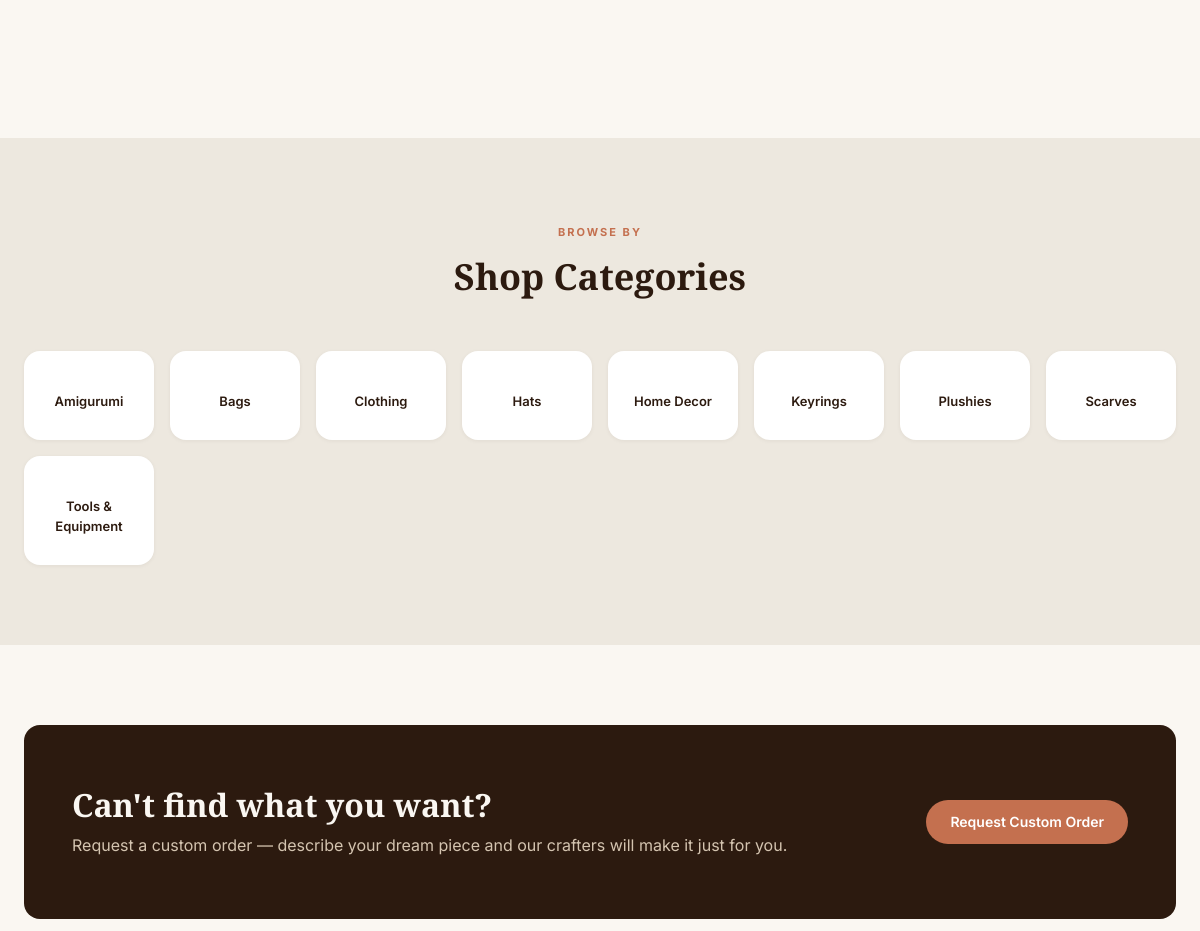
Before: / (middle part) with the older database file.
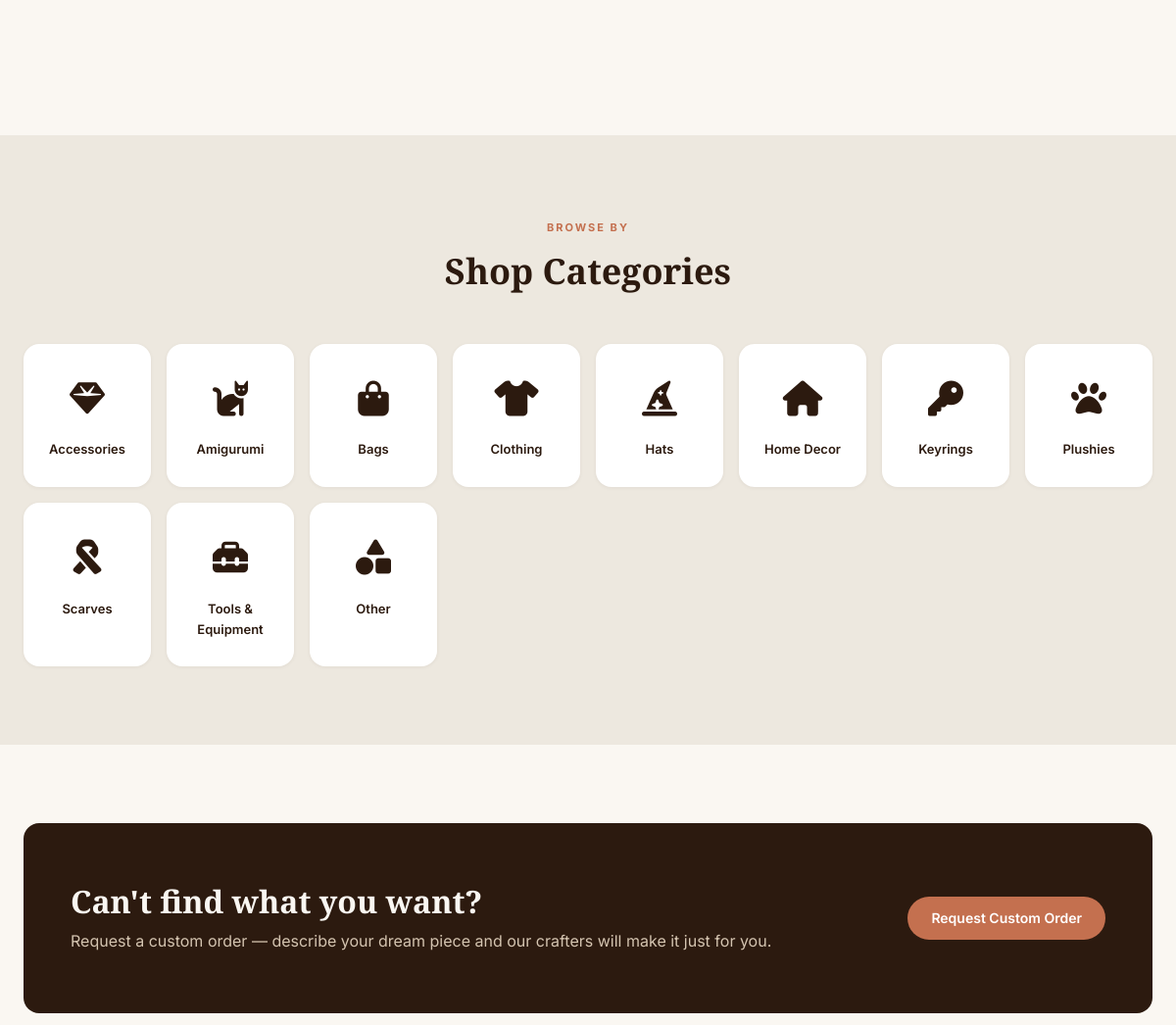
After: the same page with the newer database file.
### tables this page shows
CREATE TABLE categories (
    id INT AUTO_INCREMENT PRIMARY KEY,
    name VARCHAR(100) NOT NULL,
    slug VARCHAR(100) UNIQUE NOT NULL,
    icon VARCHAR(40) DEFAULT ''
);

### index.php (the view, shortened to what this page needs)
<?php
require_once __DIR__ . '/config/db.php';
$featStmt = $pdo->query(
    "SELECT p.*, u.name AS seller_name
     FROM products p
     JOIN users u ON u.id = p.seller_id
     WHERE p.status = 'available'
     ORDER BY p.created_at DESC
     LIMIT 8"
);
$featured = $featStmt->fetchAll();
$cats = $pdo->query("SELECT * FROM categories ORDER BY (name = 'Other'), name")->fetchAll();
require_once ROOT . '/includes/header.php';
?>
<section class="section" id="shop">
  <div class="container">
    <?php if ($featured): ?>
      <div class="products-grid">
        <?php foreach ($featured as $p): ?>
          <div class="product-card">
            <a href="<?= BASE_URL ?>/user/product.php?id=<?= $p['id'] ?>">
              <?php if ($p['image_path']): ?>
                <img class="product-card-img"
                     src="<?= UPLOAD_URL . htmlspecialchars($p['image_path']) ?>"
                     alt="<?= htmlspecialchars($p['name']) ?>">
              <?php else: ?>
                <div class="product-card-placeholder"><i class="fa-solid fa-bullseye"></i></div>
              <?php endif; ?>
            </a>
            <div class="product-card-body">
              <div class="product-card-cat"><?= htmlspecialchars($p['category']) ?></div>
              <a href="<?= BASE_URL ?>/user/product.php?id=<?= $p['id'] ?>">
                <div class="product-card-name"><?= htmlspecialchars($p['name']) ?></div>
              </a>
              <div class="product-card-foot">
                <span class="product-price">NPR <?= number_format($p['price'], 0) ?></span>
                <?php if ($p['status'] === 'available'): ?>
                  <form method="POST" action="<?= BASE_URL ?>/user/cart.php">
                    <input type="hidden" name="action"     value="add">
                    <input type="hidden" name="product_id" value="<?= $p['id'] ?>">
                    <input type="hidden" name="redirect"   value="<?= BASE_URL ?>/index.php">
                    <button class="btn btn-dark btn-sm" type="submit">Add</button>
                  </form>
                <?php else: ?>
                  <span class="sold-out-tag">Sold Out</span>
                <?php endif; ?>
              </div>
            </div>
          </div>
        <?php endforeach; ?>
      </div>
      <div style="text-align:center;margin-top:36px;">
        <a href="<?= BASE_URL ?>/user/browse.php" class="btn btn-outline">View All Products</a>
      </div>
    <?php else: ?>
      <div class="empty-state">
      </div>
    <?php endif; ?>
  </div>
</section>
<section class="section section-alt" id="categories">
  <div class="container">
    <div class="section-header">
      <div class="section-tag">Browse By</div>
      <h2>Shop Categories</h2>
    </div>
    <div class="categories-grid">
      <?php foreach ($cats as $cat): ?>
        <a href="<?= BASE_URL ?>/user/browse.php?category=<?= urlencode($cat['name']) ?>"
           class="cat-card">
          <div class="cat-icon"><i class="<?= htmlspecialchars($cat['icon']) ?>"></i></div>
          <div class="cat-name"><?= htmlspecialchars($cat['name']) ?></div>
        </a>
      <?php endforeach; ?>
    </div>
  </div>
</section>
<section class="section">
  <div class="container">
    <div class="cta-banner">
      <div>
        <h2>Can't find what you want?</h2>
        <p>Request a custom order — describe your dream piece and our crafters will make it just for you.</p>
      </div>
      <a href="<?= BASE_URL ?>/user/custom_order.php" class="btn btn-rust" style="flex-shrink:0;">
        Request Custom Order
      </a>
    </div>
  </div>
</section>
<?php require_once ROOT . '/includes/footer.php'; ?>

### includes/header.php (shortened to what this page needs)
<!DOCTYPE html>
<html lang="en">
<head>
  <link rel="stylesheet" href="<?= BASE_URL ?>/assets/css/style.css">
  <link rel="stylesheet" href="https://cdnjs.cloudflare.com/ajax/libs/font-awesome/6.5.2/css/all.min.css"
>
</head>
<body>

### includes/footer.php (shortened to what this page needs)
</body>
</html>

### assets/css/style.css (style rules this page uses)
*, *::before, *::after { box-sizing: border-box; margin: 0; padding: 0; }
:root { --cream: #FAF7F2; --beige: #EDE8DF; --tan: #D4C4B0; --brown: #2C1A0F; --brown-mid: #5C3D2E; --rust: #C4704F; --rose: #C4856A; --sage: #6B8F71; --white: #FFFFFF; --shadow-xs: 0 1px 4px rgba(44,26,15,.06); --shadow-sm: 0 2px 10px rgba(44,26,15,.09); --shadow: 0 4px 24px rgba(44,26,15,.13); --shadow-lg: 0 10px 48px rgba(44,26,15,.18); --radius: 16px; --radius-sm: 10px; --radius-pill: 100px; --transition: .2s ease; }
html { scroll-behavior: smooth; }
body { font-family: 'Inter', system-ui, sans-serif; background: var(--cream); color: var(--brown); line-height: 1.6; font-size: 16px; }
h1,h2,h3,h4,h5 { font-family: 'Playfair Display', Georgia, serif; line-height: 1.25; }
a { text-decoration: none; color: inherit; }
.container { max-width: 1200px; margin: 0 auto; padding: 0 24px; }
.btn { display: inline-flex; align-items: center; gap: 8px; padding: 11px 24px; border-radius: var(--radius-pill); font-size: 14px; font-weight: 600; border: none; cursor: pointer; transition: all var(--transition); text-decoration: none; white-space: nowrap; }
.btn-rust { background: var(--rust); color: var(--white); }
.section { padding: 80px 0; }
.section-alt { background: var(--beige); }
.section-header { text-align: center; margin-bottom: 52px; }
.section-tag { display: inline-block; font-size: 11px; font-weight: 700; letter-spacing: 2px; text-transform: uppercase; color: var(--rust); margin-bottom: 12px; }
.section-header h2 { font-size: 36px; color: var(--brown); margin-bottom: 12px; }
.categories-grid { display: grid; grid-template-columns: repeat(auto-fill, minmax(130px, 1fr)); gap: 16px; }
.cat-card { background: var(--white); border-radius: var(--radius); padding: 28px 16px; text-align: center; box-shadow: var(--shadow-xs); transition: all var(--transition); display: block; color: var(--brown); }
.cat-icon { font-size: 36px; margin-bottom: 12px; }
.cat-name { font-size: 13px; font-weight: 600; }
.cta-banner { background: var(--brown); border-radius: var(--radius); padding: 60px 48px; display: flex; align-items: center; justify-content: space-between; gap: 32px; }
.cta-banner h2 { font-size: 32px; color: var(--cream); }
.cta-banner p { color: var(--tan); margin-top: 8px; }
.empty-state { text-align: center; padding: 60px 20px; color: var(--brown-mid); }

Changed rows visible on the page:
added categories: name "Accessories"
changed categories "Amigurumi": icon "🐻" → "fa-solid fa-cat" (drawn)
changed categories "Bags": icon "👜" → "fa-solid fa-bag-shopping" (drawn)
changed categories "Clothing": icon "👕" → "fa-solid fa-shirt" (drawn)
changed categories "Hats": icon "🧢" → "fa-solid fa-hat-wizard" (drawn)
changed categories "Home Decor": icon "🏠" → "fa-solid fa-house" (drawn)
changed categories "Keyrings": icon "🔑" → "fa-solid fa-key" (drawn)
changed categories "Plushies": icon "🧸" → "fa-solid fa-paw" (drawn)
changed categories "Scarves": icon "🧣" → "fa-solid fa-ribbon" (drawn)
changed categories "Tools & Equipment": icon "🪡" → "fa-solid fa-toolbox" (drawn)
added categories: name "Other"
